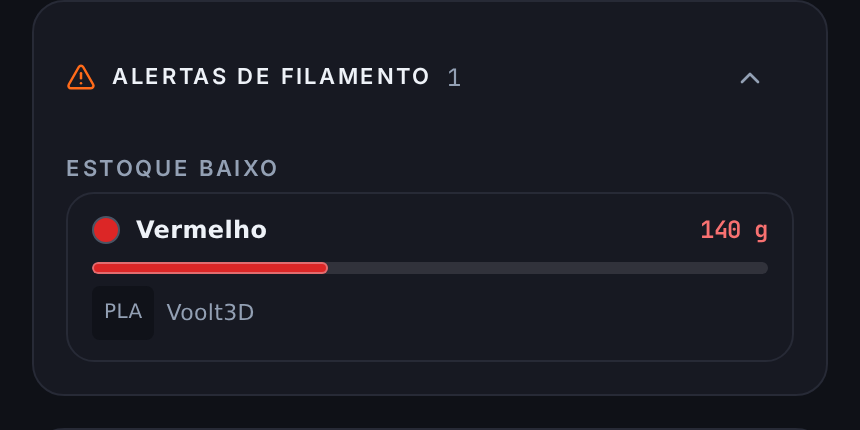
#> input picture pecas/_base/dashboard-mobile-dark-2x-alertas-filamento.png, 860 x 430 px, given as the content of the folder _base/dashboard-mobile-dark-2x-alertas-filamento.png, which was not available
$ python prancha.py _base/dashboard-mobile-dark-2x-alertas-filamento.png _base/dashboard-mobile-dark-2x.png 5 5
#> lines starting #> are read from the running program, lines starting #| are printed output that depends on the picture; pictures that were not available may be replaced by others from this repository, and a replacement may not be noted
"""Prancha de miniaturas para revisão. Uso: python3 pecas/prancha.py <pasta-de-png> <saida.jpg> [colunas] [largura]"""
import sys
from pathlib import Path
from PIL import Image, ImageDraw

pasta, saida = Path(sys.argv[1]), sys.argv[2]
cols = int(sys.argv[3]) if len(sys.argv) > 3 else 7
w = int(sys.argv[4]) if len(sys.argv) > 4 else 300
pngs = sorted(pasta.glob("*.png"))
ims = [Image.open(p).convert("RGB") for p in pngs]
#> ims = 1 item
h = max(round(w * im.height / im.width) for im in ims)
#> h = 2
rot = 26
rows = (len(ims) + cols - 1) // cols
#> rows = 1
folha = Image.new("RGB", (cols * (w + 12) + 12, rows * (h + rot + 12) + 12), (30, 30, 30))
#> folha: PIL image 97x52 RGB; every value is 30
d = ImageDraw.Draw(folha)
for i, (p, im) in enumerate(zip(pngs, ims)):
    x, y = 12 + (i % cols) * (w + 12), 12 + (i // cols) * (h + rot + 12)
    folha.paste(im.resize((w, round(w * im.height / im.width))), (x, y + rot))
    d.text((x, y + 4), p.stem[:40], fill=(220, 220, 220))
#> this loop made 1 pass
#> (x, y) on pass 1: (12, 12)
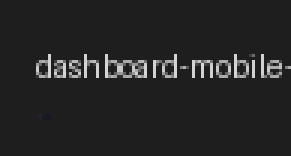
#> folha: PIL image 97x52 RGB (shown 3 times larger); mean R, G, B 37.6, 37.6, 37.6
folha.save(saida, quality=88)
print(f"{len(ims)} miniaturas em {saida}")
#| 1 miniaturas em _base/dashboard-mobile-dark-2x.png

$ run again, on pecas/_base/dashboard-mobile-dark-2x.png
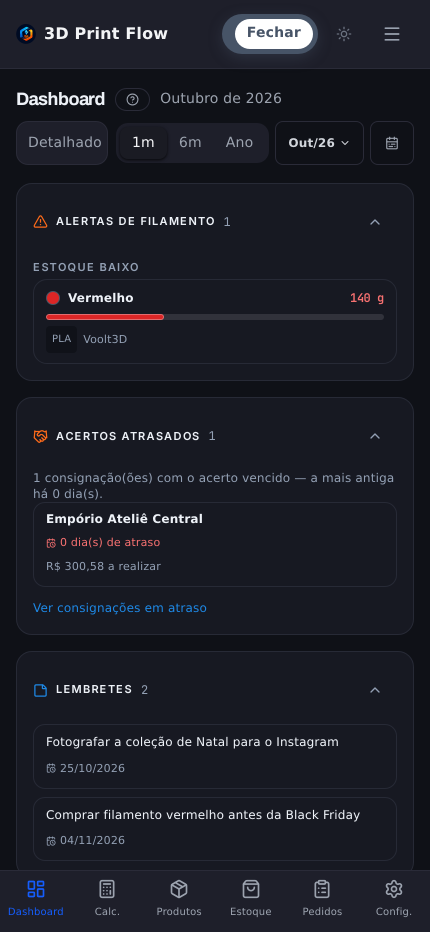
#> input picture pecas/_base/dashboard-mobile-dark-2x.png, 860 x 1864 px, given as the content of the folder _base/dashboard-mobile-dark-2x.png, which was not available (shown at 1/2 size)
#> ims = 1 item
#> h = 11
#> rows = 1
#> the loop `for i, (p, im) in enumerate(zip(pngs, ims)):` made 1 pass
#> (x, y) on pass 1: (12, 12)
#> after the loop `for i, (p, im) in enumerate(zip(pngs, ims)):`:
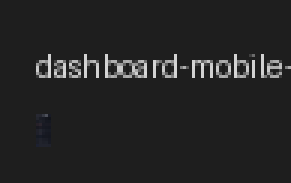
#> folha: PIL image 97x61 RGB (shown 3 times larger); mean R, G, B 36.5, 36.5, 36.6
#| 1 miniaturas em _base/dashboard-mobile-dark-2x.png

$ run again, on pecas/_base/insights-mobile-dark-2x-produtos.png
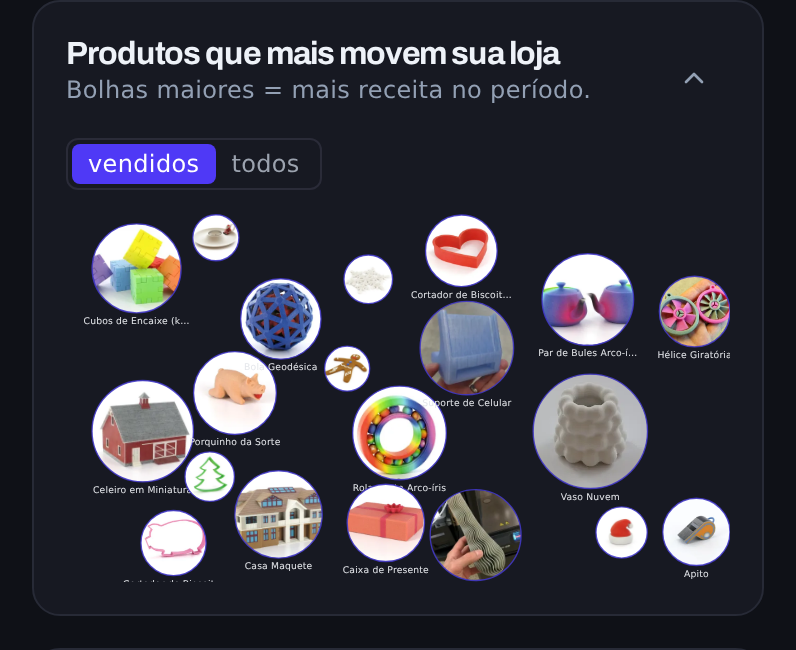
#> input picture pecas/_base/insights-mobile-dark-2x-produtos.png, 796 x 650 px, given as the content of the folder _base/insights-mobile-dark-2x-produtos.png, which was not available
#> ims = 1 item
#> h = 4
#> rows = 1
#> the loop `for i, (p, im) in enumerate(zip(pngs, ims)):` made 1 pass
#> (x, y) on pass 1: (12, 12)
#> after the loop `for i, (p, im) in enumerate(zip(pngs, ims)):`:
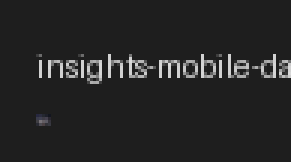
#> folha: PIL image 97x54 RGB (shown 3 times larger); mean R, G, B 37.4, 37.4, 37.5
#| 1 miniaturas em _base/insights-mobile-dark-2x-produtos.png
